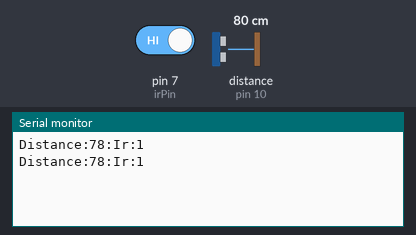
A sketch run on a simulated Arduino Uno, built with avr-gcc and run on an emulated ATmega328P. On the bench: the last lines printed to the serial monitor. Wiring (inferred from the names in the program): ultrasonic range finder: trigger pin 9; echo pin 10. Inputs (shaded band) come from the test bench; at power-on: distance to the obstacle (sensor on pin 10) 80 cm, pin 7 (irPin) HIGH. The echo pulse lasts 58.3 µs per cm.

Above: at 4.8 s.
4.9 s: distance to the obstacle (sensor on pin 10) set to 2 cm
At 7.0 s:
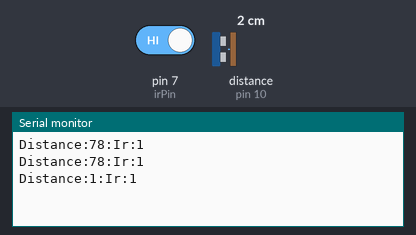
7.9 s: pin 7 (irPin) driven LOW
At 8.5 s:
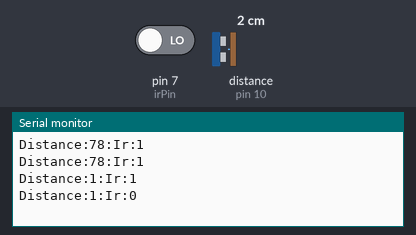
10.9 s: distance to the obstacle (sensor on pin 10) set to 4 cm
At 12.8 s:
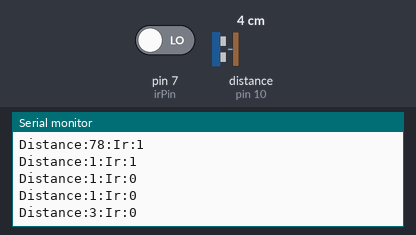
13.9 s: pin 7 (irPin) driven HIGH
At 14.4 s:
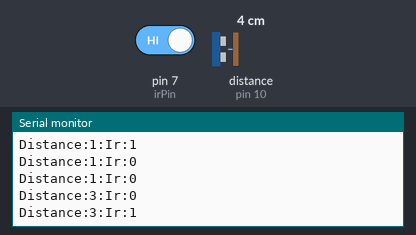
Timing chart, 0 to 16.9 s (numbered marks = the images above; inputs shaded):
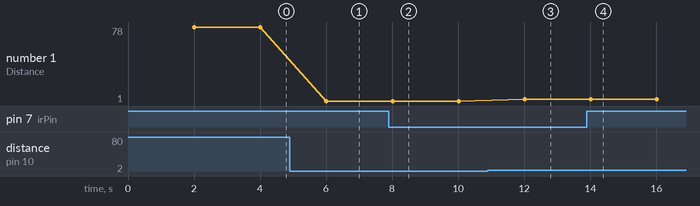

The sketch:

arduino_master.ino
```cpp
// defines pins numbers
const int trigPin = 9;
const int echoPin = 10;
const int  irPin = 7;
int irState = 0;
// defines variables
long duration;
int distance;
void setup() {
  pinMode(irPin, INPUT);  // Sets the irPin as an Input
  pinMode(trigPin, OUTPUT); // Sets the trigPin as an Output
  pinMode(echoPin, INPUT); // Sets the echoPin as an Input
  Serial.begin(9600); // Starts the serial communication
}
void loop() {
 while(true){
    delay(2000);
  irState = digitalRead(irPin);
  //Serial.println(irState);
    // Clears the trigPin
    digitalWrite(trigPin, LOW);
    delayMicroseconds(2);
    // Sets the trigPin on HIGH state for 10 micro seconds
    digitalWrite(trigPin, HIGH);
    delayMicroseconds(10);
    digitalWrite(trigPin, LOW);
    // Reads the echoPin, returns the sound wave travel time in microseconds
    duration = pulseIn(echoPin, HIGH);
    // Calculating the distance
    distance = duration * 0.034 / 2;
    // Prints the distance on the Serial Monitor
    Serial.print("Distance:");
    Serial.print(distance);
    Serial.print(":Ir:");
    Serial.println(irState);
 }
}
```

Measured:
- after the input at 4.9 s, the serial monitor: prints a new line after 1.1 s (image 1)
- after the input at 7.9 s, the serial monitor: prints a new line after 0.11 s (image 2)
- after the input at 10.9 s, the serial monitor: prints a new line after 1.1 s (image 3)
- after the input at 13.9 s, the serial monitor: prints a new line after 0.12 s (image 4)
- plotted number 1: 1 → 3 after the input at 10.9 s
